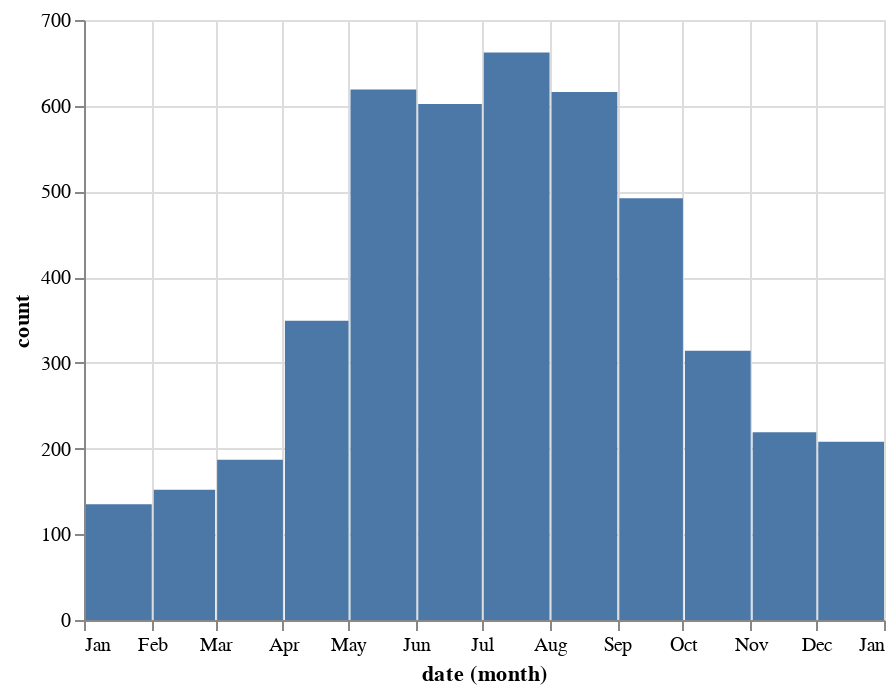

Notebook code cell kept with this figure:
### Markdown cell above
### Identifiers per month

### Code cell
identifiers_by_month = get_monthly_counts(get_observation_identifiers, 'Identifiers')
Image('images/identifiers_by_month.png')
alt.Chart(identifiers_by_month).mark_bar().encode(x='month(date):T', y='count:Q')

### Figure 1 — Vega-Lite specification as saved in the notebook (floating-point values rounded to 4 significant figures)
{"config": {"view": {"continuousWidth": 400, "continuousHeight": 300}}, "data": {"name": "data-e98d6286c715382d679dc791189fb1da"}, "mark": "bar", "encoding": {"x": {"type": "temporal", "field": "date", "timeUnit": "month"}, "y": {"type": "quantitative", "field": "count"}}, "$schema": "https://vega.github.io/schema/vega-lite/v4.8.1.json", "datasets": {"data-e98d6286c715382d679dc791189fb1da": [{"metric": "Identifiers", "date": "2020-01-01T00:00:00", "count": 135}, {"metric": "Identifiers", "date": "2020-02-01T00:00:00", "count": 152}, {"metric": "Identifiers", "date": "2020-03-01T00:00:00", "count": 187}, {"metric": "Identifiers", "date": "2020-04-01T00:00:00", "count": 349}, {"metric": "Identifiers", "date": "2020-05-01T00:00:00", "count": 619}, {"metric": "Identifiers", "date": "2020-06-01T00:00:00", "count": 602}, {"metric": "Identifiers", "date": "2020-07-01T00:00:00", "count": 662}, {"metric": "Identifiers", "date": "2020-08-01T00:00:00", "count": 616}, {"metric": "Identifiers", "date": "2020-09-01T00:00:00", "count": 492}, {"metric": "Identifiers", "date": "2020-10-01T00:00:00", "count": 314}, {"metric": "Identifiers", "date": "2020-11-01T00:00:00", "count": 219}, {"metric": "Identifiers", "date": "2020-12-01T00:00:00", "count": 208}]}}
